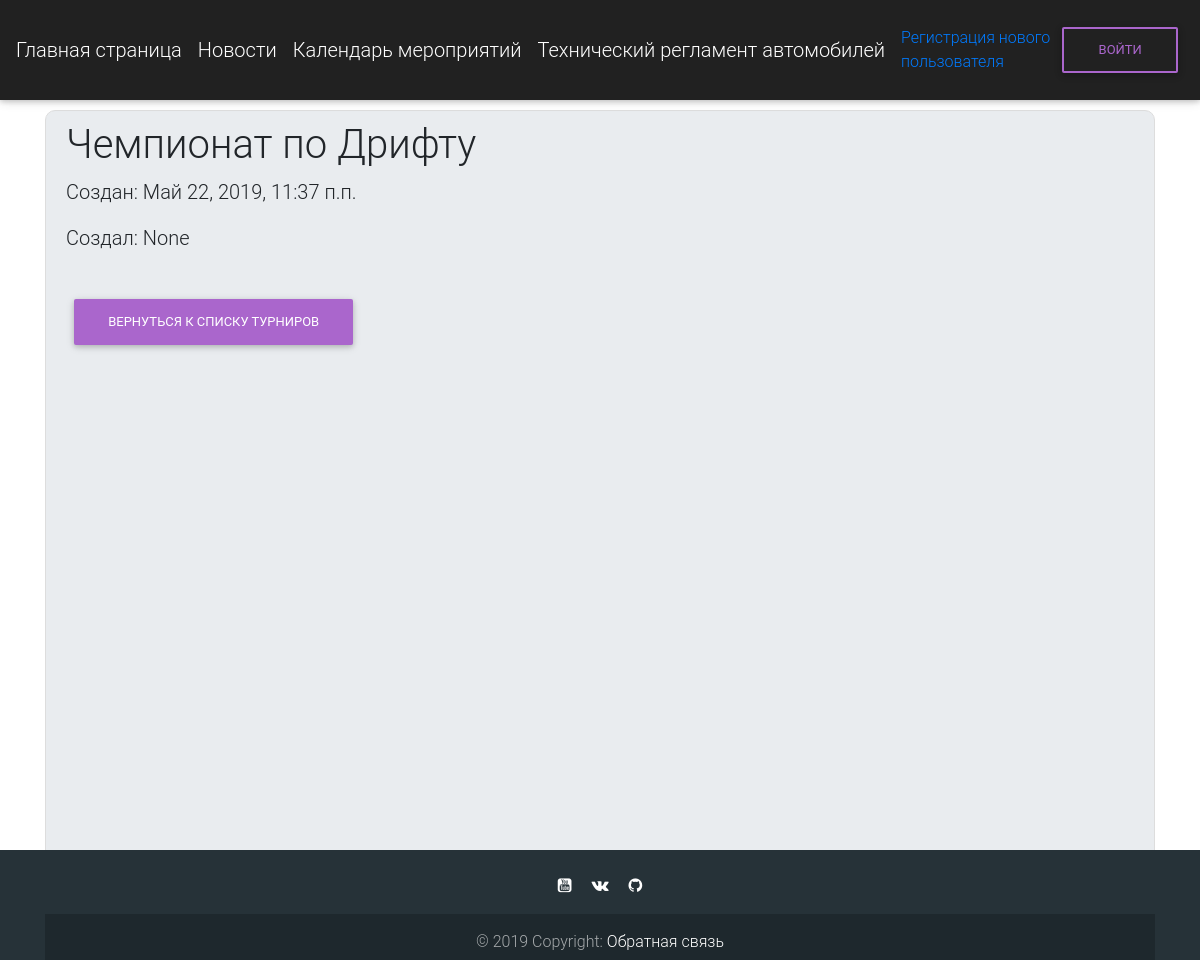
The page /tournaments/6305818/ on the database its author committed.
### tournaments/models.py (models this page shows, shortened)
class Tournament(models.Model):
    id = models.IntegerField(primary_key=True)
    name = models.CharField(max_length=255, verbose_name="Название")
    url = models.CharField(max_length=255, verbose_name="Адрес", default="123321")
    date = models.DateTimeField(auto_now_add=True, verbose_name='Дата создания') #default=timezone.now
    author = models.ForeignKey(
        settings.AUTH_USER_MODEL,
        on_delete=models.CASCADE,
        verbose_name = "Создал"
    )

### users/models.py (models this page shows)
class CustomUser(AbstractUser):
    date_of_birth = models.DateTimeField(verbose_name='Дата рождения', default=date.today)
    full_name = models.CharField(max_length=255, verbose_name='Фамилия', null=True)
    phone_no = models.CharField(max_length=255, verbose_name='Контактный телефон', default='+7-499-555-55-55')
    PILOT = 'ПИ'
    VIEWER = 'ПО'
    PARTNER = 'ПА'
    MEMBER = 'УЧ'
    ROLE_CHOICES = (
        (PILOT, 'Пилот'),
        (MEMBER, 'Член команды'),
        (PARTNER, 'Партнер'),
        (VIEWER, 'Зритель'),
    )
    user_role = models.CharField(max_length=2,
        choices=ROLE_CHOICES,
        default=VIEWER,
        verbose_name='Роль пользователя'
    )

### tournaments/views.py (the view)
# urls.py: path('<int:pk>/', views.TournamentDetailView.as_view(), name='tournament_detail'),
class TournamentDetailView(DetailView):
    model = Tournament
    template_name = 'tournament_detail.html'

### templates/tournament_detail.html (shortened to what this page needs)
{% extends 'base.html' %}
{% block content %}
  <div class="content-section">
      <div class="media-body">
        <h2 class="account-heading">{{ object.name }}</h2>
        <p class="text-body">Создан: {{ object.date }} </p>
        <p class="text-body">Создал: {{ object.author.full_name }}</p>
      </div>
      <br>
      <p><a class="btn btn-secondary ml-2" href="{% url 'tournament_list' %}">Вернуться к списку турниров</a></p>
  </div>
{% endblock content %}

### static/css/base.css (style rules this page uses)
.account-heading { font-size: 2.5rem; }
.content-section { height: 850px; width: auto; background: #e9ecef; padding: 10px 20px; border: 1px solid #dddddd; border-radius: 10px; margin-bottom: 20px; }
.content-section p { font-size: 20px; }
body { background-image:url(http://crossbones.org.uk/wp-content/uploads/2016/08/grey-background.jpg); background-repeat: no-repeat; background-position: center 55px; background-size: 100%; background-attachment: fixed; }

### rows shown on the page
Tournament: name "Чемпионат по Дрифту", date "Май 22, 2019, 11:37 п.п.", author.full_name "None"
